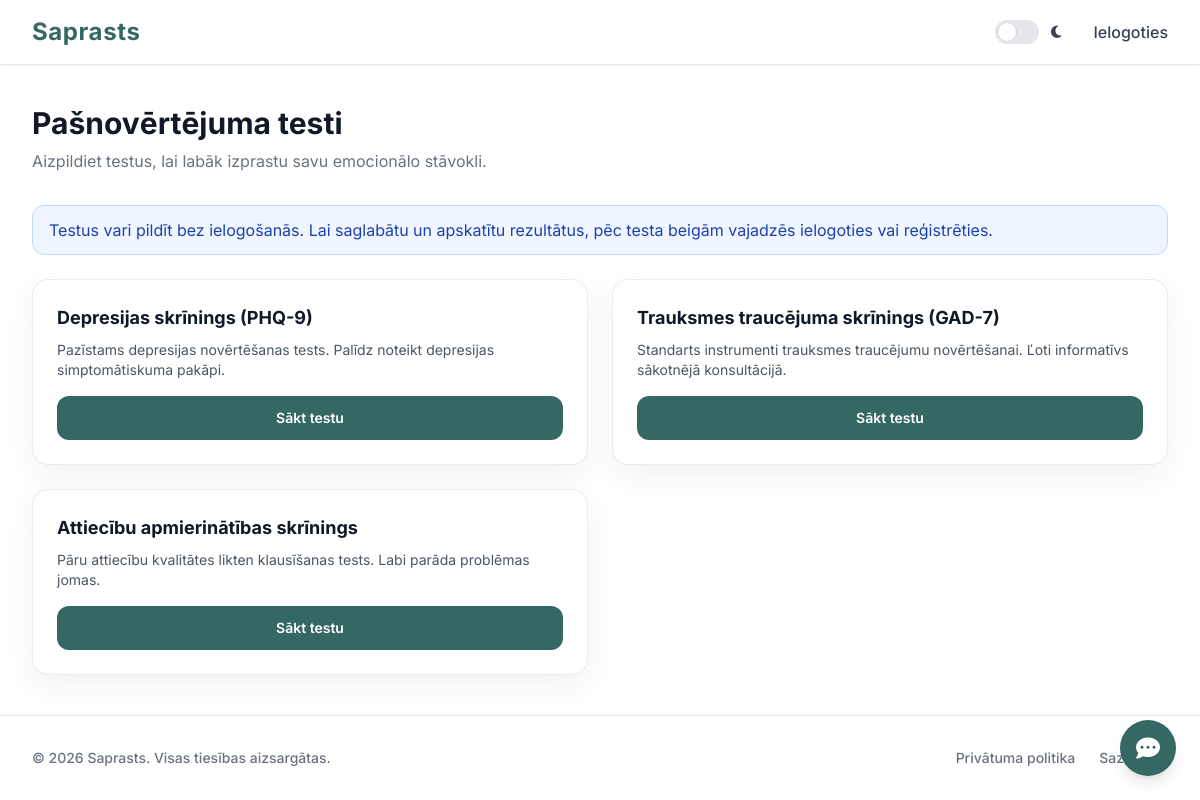
Screenshot of /tests.php with the database file from the repository.
### tables this page shows
CREATE TABLE tests (
  id INT UNSIGNED NOT NULL AUTO_INCREMENT,
  title VARCHAR(255) NOT NULL,
  description TEXT NULL,
  status ENUM('draft','pending_review','published','archived') NOT NULL DEFAULT 'draft',
  created_by_account_id INT UNSIGNED NULL,
  created_at TIMESTAMP NOT NULL DEFAULT CURRENT_TIMESTAMP,
  updated_at TIMESTAMP NULL DEFAULT NULL ON UPDATE CURRENT_TIMESTAMP,
  PRIMARY KEY (id),
  KEY idx_tests_status (status),
  CONSTRAINT fk_tests_creator
    FOREIGN KEY (created_by_account_id) REFERENCES accounts(id)
    ON DELETE SET NULL ON UPDATE CASCADE
);

### tests.php (the view, shortened to what this page needs)
<?php
require 'db.php';
require 'header.php';
$account_id = isset($_SESSION['account_id'], $_SESSION['role']) && $_SESSION['role'] === 'user'
    ? (int)$_SESSION['account_id']
    : 0;
$show_attempts = $account_id > 0;
$sql = "SELECT id, title, description FROM tests WHERE status = 'published' ORDER BY created_at DESC";
$result = $conn->query($sql);
$tests = [];
if ($result) {
    while($row = $result->fetch_assoc()) {
        $tests[] = $row;
    }
}
$attempts = [];
?>
<div class="page-shell-wide page-surface">
    <div class="page-heading">
        <h1 class="page-title">Pašnovērtējuma testi</h1>
        <p class="page-subtitle">Aizpildiet testus, lai labāk izprastu savu emocionālo stāvokli.</p>
    </div>
    <?php if (!$show_attempts): ?>
    <div class="alert-info">
        Testus vari pildīt bez ielogošanās. Lai saglabātu un apskatītu rezultātus, pēc testa beigām vajadzēs ielogoties vai reģistrēties.
    </div>
    <?php endif; ?>
    <div class="layout-grid-2">
        <?php foreach($tests as $test): ?>
            <div class="panel-card hover:shadow-lg transition flex flex-col">
                <h3 class="text-lg font-bold text-gray-900 dark:text-white mb-2"><?php echo htmlspecialchars($test['title']); ?></h3>
                <p class="text-sm text-gray-600 dark:text-gray-400 mb-4 flex-grow"><?php echo htmlspecialchars($test['description'] ?? 'Nav apraksta.'); ?></p>
                <a href="test_view.php?test_id=<?php echo $test['id']; ?>" class="button-primary text-sm">
                    <?php echo isset($attempts[$test['id']]) ? 'Atkārtot testu' : 'Sākt testu'; ?>
                </a>
            </div>
        <?php endforeach; ?>
    </div>
</div>
<?php require 'footer.php'; ?>

### style.css (style rules this page uses)
:root { --color-primary: #356763; --color-primary-hover: #285b57; --color-secondary: #49655a; --color-surface: #ffffff; --color-background: #ffffff; }
body { display: flex; flex-direction: column; min-height: 100vh; font-family: Inter, system-ui, -apple-system, "Segoe UI", Roboto, Arial, sans-serif; background: var(--color-background); }
.page-surface { background: var(--color-background); }
.page-shell, .page-shell-wide, .page-shell-narrow { width: 100%; margin-left: auto; margin-right: auto; padding: 2.5rem 1rem; flex-grow: 1; }
.page-shell-wide { max-width: 80rem; }
@media (min-width: 640px) { .page-shell, .page-shell-wide, .page-shell-narrow { padding-left: 1.5rem; padding-right: 1.5rem; } }
@media (min-width: 1024px) { .page-shell, .page-shell-wide, .page-shell-narrow { padding-left: 2rem; padding-right: 2rem; } }
.page-heading { margin-bottom: 2rem; }
.page-title { font-size: 1.875rem; line-height: 2.25rem; font-weight: 700; color: rgb(17 24 39); }
.page-subtitle { margin-top: 0.5rem; color: rgb(107 114 128); }
.panel-card, .form-card, .list-card, .auth-card, .result-card, .empty-card { background: #fff; border: 1px solid rgba(15, 23, 42, 0.08); border-radius: 1rem; box-shadow: 0 10px 30px rgba(2, 8, 23, 0.05); }
.panel-card, .form-card, .auth-card, .result-card { padding: 1.5rem; }
.alert-success, .alert-error, .alert-info, .alert-warning { margin-bottom: 1.5rem; border-radius: 0.75rem; border: 1px solid; padding: 0.75rem 1rem; }
.alert-info { background: rgb(239 246 255); border-color: rgb(191 219 254); color: rgb(30 64 175); }
.layout-grid-2, .layout-grid-3, .layout-sidebar-3 { display: grid; gap: 1.5rem; }
.layout-grid-2 { grid-template-columns: 1fr; }
@media (min-width: 768px) { .layout-grid-2 { grid-template-columns: repeat(2, minmax(0, 1fr)); } }
.button-primary, .button-secondary, .button-danger-icon, .button-link-icon { display: inline-flex; align-items: center; justify-content: center; gap: 0.5rem; border-radius: 0.75rem; font-weight: 600; transition: all 180ms ease; }
.button-primary { background: var(--color-primary); color: #fff; padding: 0.75rem 1rem; }

### rows the page displays
tests: title "Depresijas skrīnings (PHQ-9)", description "Pazīstams depresijas novērtēšanas tests. Palīdz noteikt depresijas simptomātiskuma pakāpi.", shows "Sākt testu"
tests: title "Trauksmes traucējuma skrīnings (GAD-7)", description "Standarts instrumenti trauksmes traucējumu novērtēšanai. Ľoti informatīvs sākotnējā konsultācijā.", shows "Sākt testu"
tests: title "Attiecību apmierinātības skrīnings", description "Pāru attiecību kvalitātes likten klausīšanas tests. Labi parāda problēmas jomas.", shows "Sākt testu"
